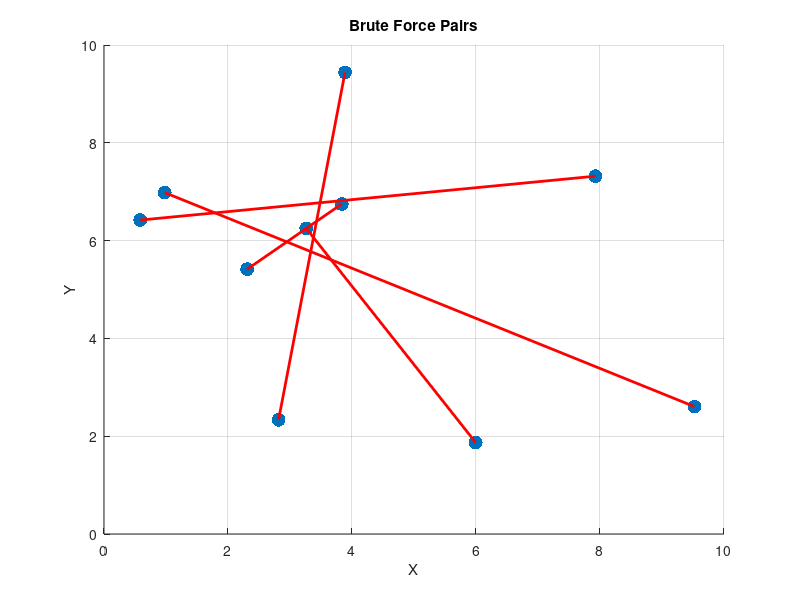

MATLAB code to generate this figure:
%plan:
%- make 10 random points
%- sort these 10 points relative to origin (1 closest)
%- make brute force pairing O(n!!) with points
%- make comparison pairing O(1) with points
%- show brute force pairs on graph
%- show results in command window
%- HELPER FUNCTIONS
%- tot dist for this pairing set
%- generates all unique pairings (brute force) recursively

function bruteForce()
    numPoints = 10;
    xRange = 10;
    yRange = 10;
    
    %make random points
    x = rand(1, numPoints) * xRange;
    y = rand(1, numPoints) * yRange;
    points = [x; y]';

    %sort these 10 points relative to origin (1 closest)
    dist = sqrt(sum(points.^2, 2));
    [~, sortedIndices] = sort(dist);
    points = points(sortedIndices, :);

    %make brute force pairing O(n!!) with points
    pointIndices = 1:numPoints;
    pairings = makePairings(pointIndices);
    maxTotDist = -inf;
    bestPairs = [];
    %get total distances
    for i = 1:length(pairings)
        pairingSet = pairings{i};
        %pairings has [Set 1], [Set 2], etc. which we got from makeParings
        %pairing set is [Set i] = [1 3; 2 5; 4 6], for example
        totDist = calcTotDist(pairingSet, points);
        %update best pairing
        if totDist > maxTotDist
            maxTotDist = totDist;
            bestPairs = pairingSet;
        end
    end
    
    %make comparison pairing O(1) with points
    set1 = [1, 10; 2, 9; 3, 8; 4, 7; 5, 6];
    set2 = [1, 6; 2, 7; 3, 8; 4, 9; 5, 10];
    totDist1 = calcTotDist(set1, points);
    totDist2 = calcTotDist(set2, points);
    
    %show brute force pairs on graph
    figure;
    scatter(points(:,1), points(:,2), 100, 'filled');
    hold on;
    for j = 1:size(bestPairs, 1)
        idx1 = bestPairs(j, 1);
        idx2 = bestPairs(j, 2);
        plot([points(idx1,1), points(idx2,1)], [points(idx1,2), points(idx2,2)], 'r-', 'LineWidth', 2);
    end
    xlabel('X'); ylabel('Y');
    title('Brute Force Pairs');
    grid on;
    
    %show results in command window
    disp('Brute Force Set O(n!!):');
    disp(bestPairs);
    disp(['Max Total Distance: ', num2str(maxTotDist)]);
    
    disp(' ');
    disp('Set 1 O(1): ');
    disp(set1);
    disp(['Total Distance: ', num2str(totDist1)]);
    
    disp(' ');
    disp('Set 2 O(1): ');
    disp(set2);
    disp(['Total Distance: ', num2str(totDist2)]);
    
    disp(' ');
    disp(['How much better is Brute Force Compared to 1st Set? ', num2str(maxTotDist - totDist1)]);
    disp(['How much better is Brute Force Compared to 2nd Set? ', num2str(maxTotDist - totDist2)]);
    disp(['The higher the numbers, the more effective the brute force algorithm is compared to predicted cases.'])
end

%HELPER FUNCTIONS

%tot dist for this pairing set
function totDist = calcTotDist(pairingSet, points)
    totDist = 0;
    for j = 1:size(pairingSet, 1) %[1 3; 2 5; 4 6] = 3 loops
        idx1 = pairingSet(j, 1); %[1 3] => 1
        idx2 = pairingSet(j, 2); %[1 3] => 3
        p1 = points(idx1, :); %1 => p1 = [2.5, 4.0]
        p2 = points(idx2, :); %3 => p2 = [5.7, 7.8]
        dist = norm(p1 - p2); %sqrt((x1-x2)^2+(y1-y^2))
        totDist = totDist + dist;
    end
end

%generates all unique pairings (brute force) recursively
function pairings = makePairings(indices) %(n-1)!! ways to form pairs = O(n!!) complexity
    if isempty(indices) %base case
        pairings = {[]};
        return;
    end

    pairings = {};
    first = indices(1);
    for i = 2:length(indices) %loop over all possible choices for pairing with first
        second = indices(i);
        remaining = indices([2:i-1, i+1:end]); %exclude 1 2, get remaining
        subPairings = makePairings(remaining); %all possible pairings with remaining (recursive)
        for j = 1:length(subPairings) %each pair from recursion
            pairing = [[first, second]; subPairings{j}]; %get [1 3; 2 5; 4 6] like example above
            pairings{end+1} = pairing; %save this set to list of all possible pairings [Set 1], [Set 2], etc.
        end
    end
end
